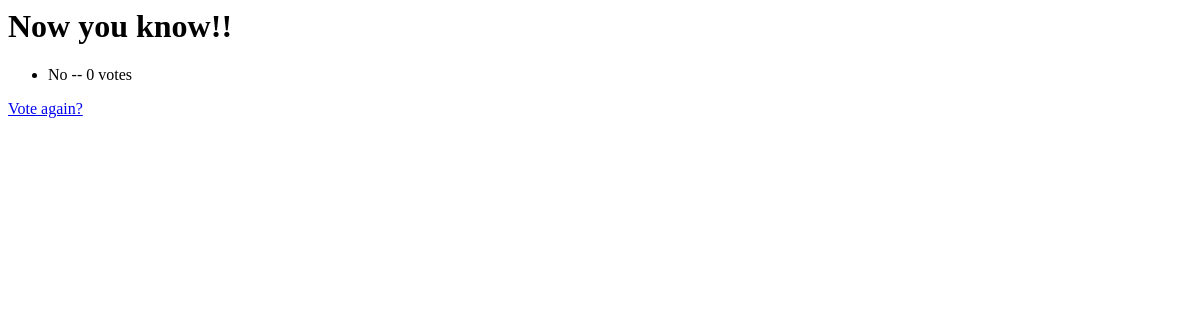
The page /polls2/results/ on the database as committed earlier.
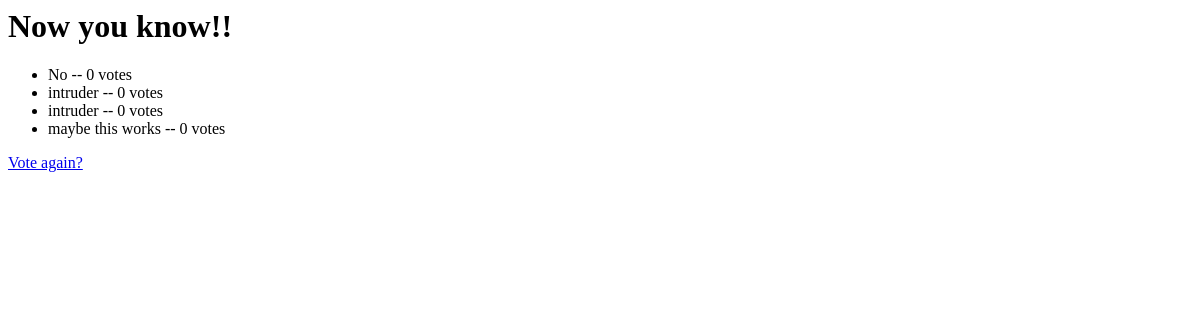
The same page on the database as committed later.
### polls/models.py (models this page shows, shortened)
class Question(models.Model):
    question_text = models.CharField(max_length=200)
    pub_date = models.DateTimeField("date published")

class Choice(models.Model):
    question = models.ForeignKey('Question', on_delete=models.CASCADE)
    choice_text = models.CharField(max_length=200)
    votes = models.IntegerField(default=0)

### polls/views.py (the view)
# urls.py: path("<int:question_id>/results/", views.results, name="results"),
def results(request, question_id):
    return detail_or_results(request, question_id, "polls/results.html")

### polls/views.py (called while the page is built)
def get_question_or_404(question_id):
    return get_object_or_404(Question, pk=question_id)

def detail_or_results(request, question_id, template_name):
    question = get_question_or_404(question_id)
    return render(request, template_name, {"question": question})

### polls/templates/polls/results.html
<h1>{{ question.question_text }}</h1>
<ul>
{% for choice in question.choice_set.all %}
    <li>{{ choice.choice_text }} -- {{ choice.votes }} vote{{ choice.votes|pluralize }}</li>
{% endfor %}
</ul>
<a href="{% url 'polls:detail' question.id %}">Vote again?</a>

Rows that differ between the two databases and show on the page:
added Choice: choice_text "intruder", votes "0"
added Choice: choice_text "intruder", votes "0"
added Choice: choice_text "maybe this works", votes "0"
